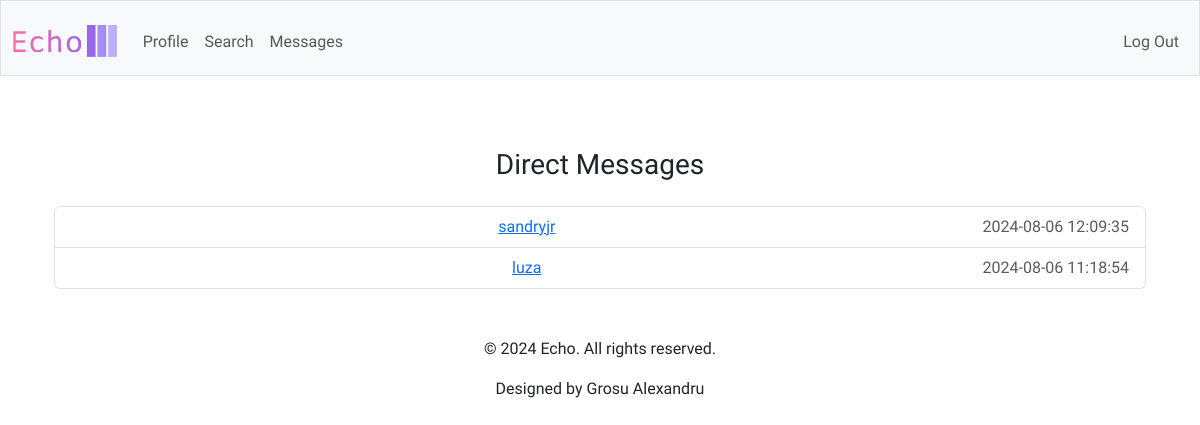
Page /messages (signed in) on the committed database.
### tables this page shows
CREATE TABLE conversations (
    id INTEGER PRIMARY KEY AUTOINCREMENT,
    created_at TIMESTAMP DEFAULT CURRENT_TIMESTAMP
);

### app.py (the view)
@app.route('/messages')
@login_required
def messages():
    user_id = session['user_id']
    conversations = db.execute('''
        SELECT c.id, u.username, MAX(m.created_at) AS last_message
        FROM conversations c
        JOIN conversation_participants cp1 ON c.id = cp1.conversation_id
        JOIN conversation_participants cp2 ON c.id = cp2.conversation_id
        JOIN users u ON cp2.user_id = u.id
        LEFT JOIN messages m ON c.id = m.conversation_id
        WHERE cp1.user_id = ? AND cp2.user_id != cp1.user_id
        GROUP BY c.id, u.username
        ORDER BY last_message DESC
    ''', user_id)
    return render_template('messages.html', conversations=conversations)

### app.py (called while the page is built)
@app.after_request
def after_request(response):
    response.headers["Cache-Control"] = "no-cache, no-store, must-revalidate"
    response.headers["Expires"] = 0
    response.headers["Pragma"] = "no-cache"
    return response

### helpers.py (called while the page is built)
def login_required(f):
    @wraps(f)
    def decorated_function(*args, **kwargs):
        if session.get("user_id") is None:
            return redirect("/login")
        return f(*args, **kwargs)
    return decorated_function

### templates/messages.html (shortened to what this page needs)
{% extends "layout.html" %}
{% block main %}
    <div class="container">
        <h3 class="my-4">Direct Messages</h3>
        <ul class="list-group">
            {% for conversation in conversations %}
                <li class="list-group-item">
                    <a href="{{ url_for('conversation', conversation_id=conversation['id']) }}">{{ conversation['username'] }}</a>
                    <span class="text-muted float-end">{{ conversation['last_message'] }}</span>
                </li>
            {% endfor %}
        </ul>
    </div>
{% endblock %}

### static/styles.css (style rules this page uses)
body { font-family: "Amiko", sans-serif; }

### rows in the picture
conversations: username "sandryjr", last_message "2024-08-06 12:09:35"
conversations: username "luza", last_message "2024-08-06 11:18:54"
